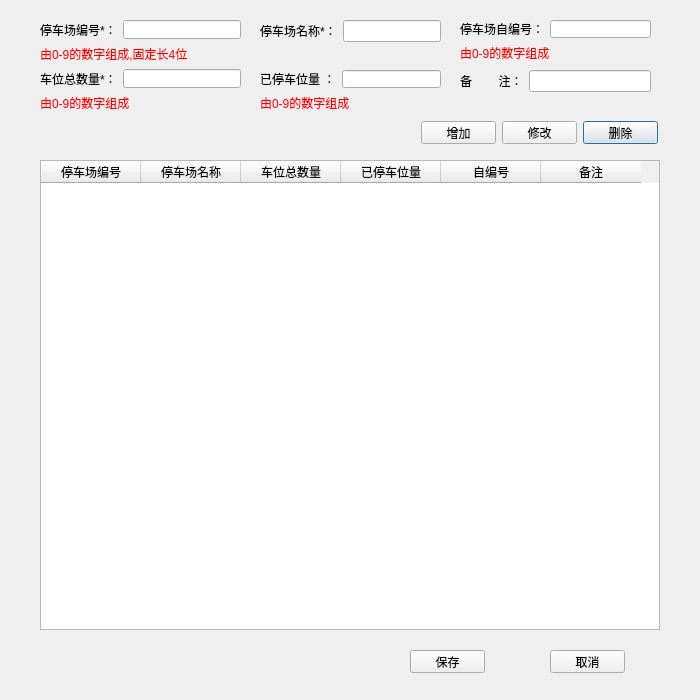
<?xml version="1.0" encoding="UTF-8"?>
<ui version="4.0">
 <class>BatchParkDialog</class>
 <widget class="QDialog" name="BatchParkDialog">
  <property name="geometry">
   <rect>
    <x>0</x>
    <y>0</y>
    <width>700</width>
    <height>700</height>
   </rect>
  </property>
  <property name="minimumSize">
   <size>
    <width>700</width>
    <height>700</height>
   </size>
  </property>
  <property name="maximumSize">
   <size>
    <width>700</width>
    <height>700</height>
   </size>
  </property>
  <property name="windowTitle">
   <string>批量添加停车场</string>
  </property>
  <widget class="QPushButton" name="ptnDelete">
   <property name="geometry">
    <rect>
     <x>583</x>
     <y>121</y>
     <width>75</width>
     <height>23</height>
    </rect>
   </property>
   <property name="text">
    <string>删除</string>
   </property>
  </widget>
  <widget class="QPushButton" name="ptnModify">
   <property name="geometry">
    <rect>
     <x>502</x>
     <y>121</y>
     <width>75</width>
     <height>23</height>
    </rect>
   </property>
   <property name="text">
    <string>修改</string>
   </property>
  </widget>
  <widget class="QPushButton" name="ptnAdd">
   <property name="geometry">
    <rect>
     <x>421</x>
     <y>121</y>
     <width>75</width>
     <height>23</height>
    </rect>
   </property>
   <property name="text">
    <string>增加</string>
   </property>
  </widget>
  <widget class="QPushButton" name="ptnSave">
   <property name="geometry">
    <rect>
     <x>410</x>
     <y>650</y>
     <width>75</width>
     <height>23</height>
    </rect>
   </property>
   <property name="text">
    <string>保存</string>
   </property>
  </widget>
  <widget class="QPushButton" name="ptnClose">
   <property name="geometry">
    <rect>
     <x>550</x>
     <y>650</y>
     <width>75</width>
     <height>23</height>
    </rect>
   </property>
   <property name="text">
    <string>取消</string>
   </property>
  </widget>
  <widget class="QTableWidget" name="parkTableWidget">
   <property name="geometry">
    <rect>
     <x>40</x>
     <y>160</y>
     <width>620</width>
     <height>470</height>
    </rect>
   </property>
   <column>
    <property name="text">
     <string>停车场编号</string>
    </property>
   </column>
   <column>
    <property name="text">
     <string>停车场名称</string>
    </property>
   </column>
   <column>
    <property name="text">
     <string>车位总数量</string>
    </property>
   </column>
   <column>
    <property name="text">
     <string>已停车位量</string>
    </property>
   </column>
   <column>
    <property name="text">
     <string>自编号</string>
    </property>
   </column>
   <column>
    <property name="text">
     <string>备注</string>
    </property>
   </column>
  </widget>
  <widget class="QWidget" name="layoutWidget">
   <property name="geometry">
    <rect>
     <x>40</x>
     <y>20</y>
     <width>201</width>
     <height>92</height>
    </rect>
   </property>
   <layout class="QVBoxLayout" name="verticalLayout_5">
    <item>
     <layout class="QVBoxLayout" name="verticalLayout">
      <item>
       <layout class="QHBoxLayout" name="horizontalLayout_6">
        <item>
         <widget class="QLabel" name="label">
          <property name="text">
           <string>停车场编号*：</string>
          </property>
         </widget>
        </item>
        <item>
         <widget class="QLineEdit" name="edtParkNo"/>
        </item>
       </layout>
      </item>
      <item>
       <widget class="QLabel" name="label_7">
        <property name="styleSheet">
         <string notr="true">color:red</string>
        </property>
        <property name="text">
         <string>由0-9的数字组成,固定长4位</string>
        </property>
       </widget>
      </item>
     </layout>
    </item>
    <item>
     <layout class="QVBoxLayout" name="verticalLayout_2">
      <item>
       <layout class="QHBoxLayout" name="horizontalLayout_2">
        <item>
         <widget class="QLabel" name="label_5">
          <property name="text">
           <string>车位总数量*：</string>
          </property>
         </widget>
        </item>
        <item>
         <widget class="QLineEdit" name="edtParkSpace"/>
        </item>
       </layout>
      </item>
      <item>
       <widget class="QLabel" name="label_8">
        <property name="styleSheet">
         <string notr="true">color:red</string>
        </property>
        <property name="text">
         <string>由0-9的数字组成</string>
        </property>
       </widget>
      </item>
     </layout>
    </item>
   </layout>
  </widget>
  <widget class="QWidget" name="layoutWidget">
   <property name="geometry">
    <rect>
     <x>460</x>
     <y>70</y>
     <width>191</width>
     <height>22</height>
    </rect>
   </property>
   <layout class="QHBoxLayout" name="horizontalLayout_4">
    <item>
     <widget class="QLabel" name="label_3">
      <property name="text">
       <string>备        注：</string>
      </property>
     </widget>
    </item>
    <item>
     <widget class="QLineEdit" name="edtParkComments"/>
    </item>
   </layout>
  </widget>
  <widget class="QWidget" name="layoutWidget">
   <property name="geometry">
    <rect>
     <x>260</x>
     <y>20</y>
     <width>181</width>
     <height>22</height>
    </rect>
   </property>
   <layout class="QHBoxLayout" name="horizontalLayout">
    <item>
     <widget class="QLabel" name="label_2">
      <property name="text">
       <string>停车场名称*：</string>
      </property>
     </widget>
    </item>
    <item>
     <widget class="QLineEdit" name="edtParkName"/>
    </item>
   </layout>
  </widget>
  <widget class="QWidget" name="layoutWidget">
   <property name="geometry">
    <rect>
     <x>460</x>
     <y>20</y>
     <width>191</width>
     <height>42</height>
    </rect>
   </property>
   <layout class="QVBoxLayout" name="verticalLayout_4">
    <item>
     <layout class="QHBoxLayout" name="horizontalLayout_5">
      <item>
       <widget class="QLabel" name="label_6">
        <property name="text">
         <string>停车场自编号：</string>
        </property>
       </widget>
      </item>
      <item>
       <widget class="QLineEdit" name="edtParkSelfNum"/>
      </item>
     </layout>
    </item>
    <item>
     <widget class="QLabel" name="label_10">
      <property name="styleSheet">
       <string notr="true">color:red</string>
      </property>
      <property name="text">
       <string>由0-9的数字组成</string>
      </property>
     </widget>
    </item>
   </layout>
  </widget>
  <widget class="QWidget" name="layoutWidget">
   <property name="geometry">
    <rect>
     <x>260</x>
     <y>70</y>
     <width>181</width>
     <height>42</height>
    </rect>
   </property>
   <layout class="QVBoxLayout" name="verticalLayout_3">
    <item>
     <layout class="QHBoxLayout" name="horizontalLayout_3">
      <item>
       <widget class="QLabel" name="label_4">
        <property name="text">
         <string>已停车位量 ：</string>
        </property>
       </widget>
      </item>
      <item>
       <widget class="QLineEdit" name="edtUsedSpace"/>
      </item>
     </layout>
    </item>
    <item>
     <widget class="QLabel" name="label_9">
      <property name="styleSheet">
       <string notr="true">color:red</string>
      </property>
      <property name="text">
       <string>由0-9的数字组成</string>
      </property>
     </widget>
    </item>
   </layout>
  </widget>
 </widget>
 <resources/>
 <connections/>
</ui>
